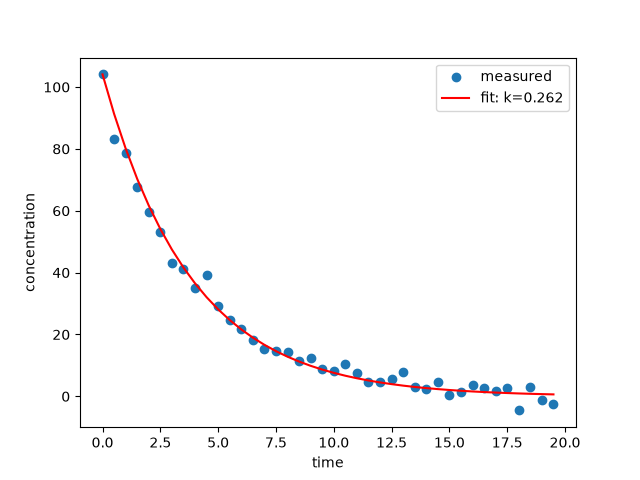

Python code for this plot:
"""
PW2 Lab B Part 3 -- fit a reaction's rate constant to measured data.

A first-order reaction decays as  C(t) = C0 * exp(-k*t).  You have noisy
concentration-vs-time measurements; find the k that best matches them.
Complete the TODOs. Run:  python kinetics.py
"""
import numpy as np
import matplotlib.pyplot as plt
from scipy.optimize import minimize

# TODO 1: 
data = np.loadtxt("kinetics.csv", delimiter=",", skiprows=1)
t = data[:, 0]
C = data[:, 1]
C0 = C[0]


# TODO 2:
def total_error(k):
    k = k[0]  
    model = C0 * np.exp(-k * t)
    return np.sum((C - model)**2)
    

# TODO 3:
res = minimize(total_error, x0=0.5, method="SLSQP", bounds=[(0, 5)])
k_fit = res.x[0]
print("fitted k:", k_fit)


# TODO 4:
plt.scatter(t, C, label="measured")
plt.plot(t, C0 * np.exp(-k_fit * t), color="red", label=f"fit: k={k_fit:.3f}")
plt.xlabel("time")
plt.ylabel("concentration")
plt.legend()
plt.savefig("kinetics.png")
